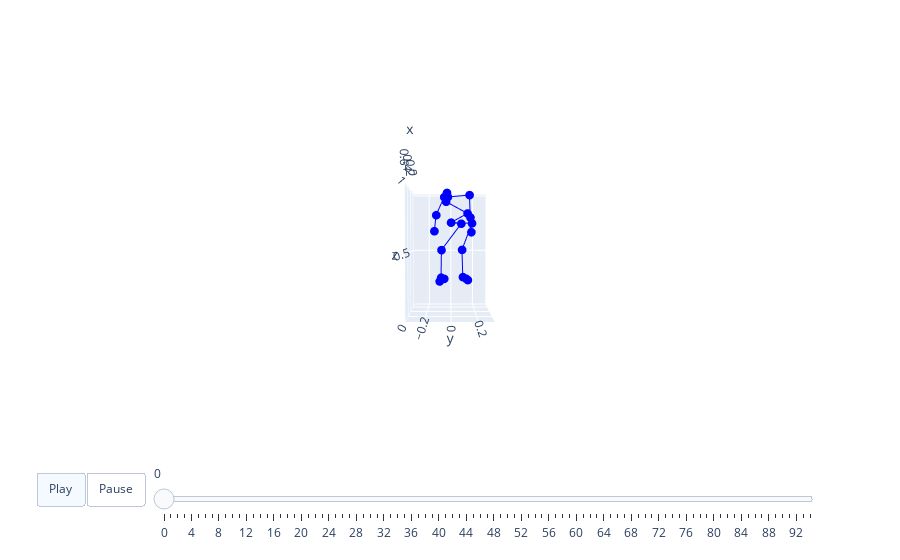

Notebook cell for this chart:
### Code cell
caption, motions, m_lens = next(iter(train_loader))
# trainer.encoder.eval()
# text_emb = trainer.textEncoder(caption[-1:], cond_mask_prob=0)
# text_emb = text_emb.view(text_emb.shape[0], -1, generator_dim)
# gen_indices = generate_samples(transformer, opt.device, text_emb, steps=m_lens[-1])
# x = get_model(trainer.quantize).embedding(gen_indices.reshape(-1))
# x = x.reshape(*gen_indices.shape, -1)
# x = trainer.decoder(x)

text_emb = trainer.textEncoder(caption[-1:], cond_mask_prob=0)
text_emb = text_emb.view(text_emb.shape[0], -1, generator_dim)
gen_indices = generate_samples(trainer.encoder, opt.device, text_emb, steps=m_lens[-1])
x = get_model(trainer.quantize).embedding(gen_indices.reshape(-1))
x = x.reshape(*gen_indices.shape, -1)
x = trainer.decoder(x)

# x = trainer.generate_batch(caption[-2:], None, None)
x = x[0].detach().cpu().numpy()
visualize_2motions(x, std, mean, opt.dataset_name, x.shape[0])

### Figure 1 — Plotly figure (JSON) as saved in the notebook; plotly's stock layout.template omitted (floating-point values rounded to 4 significant figures)
{"data": [{"marker": {"color": "blue", "size": 3}, "mode": "lines+markers", "name": "Nodes0", "type": "scatter3d", "x": [0, 0.06435, null, 0.06435, -0.009926, null, -0.009926, -0.05366, null, -0.05366, -0.02568, null, -0.02568, 0.03578, null, 0, 0.1035, null, 0.1035, 0.03472, null, 0.03472, -0.03174, null, -0.03174, -0.007074, null, -0.007074, 0.03694, null, 0, 0.09574, null, 0.09574, -0.05012, null, -0.05012, -0.05924, null, -0.05924, 0.01133, null, -0.05924, -0.00766, null, -0.00766, -0.1012, null, -0.1012, -0.1155, null, -0.05924, -0.01681, null, -0.01681, -0.08055, null, -0.08055, -0.09988, null], "y": [0, 0.08854, null, 0.08854, -0.08518, null, -0.08518, -0.08926, null, -0.08926, -0.06123, null, -0.06123, -0.1002, null, 0, 0.1794, null, 0.1794, 0.09677, null, 0.09677, 0.1065, null, 0.1065, 0.1342, null, 0.1342, 0.1473, null, 0, 0.1415, null, 0.1415, -0.04437, null, -0.04437, -0.02896, null, -0.02896, -0.0361, null, -0.02896, -0.06051, null, -0.06051, -0.135, null, -0.135, -0.1526, null, -0.02896, 0.1641, null, 0.1641, 0.1756, null, 0.1756, 0.1855, null], "z": [0.749, 0.7368, null, 0.7368, 0.5051, null, 0.5051, 0.2548, null, 0.2548, 0.2471, null, 0.2471, 0.231, null, 0.749, 0.7385, null, 0.7385, 0.509, null, 0.509, 0.2621, null, 0.2621, 0.2502, null, 0.2502, 0.243, null, 0.749, 0.8235, null, 0.8235, 0.9386, null, 0.9386, 0.9813, null, 0.9813, 1.01, null, 0.9813, 0.9746, null, 0.9746, 0.8216, null, 0.8216, 0.6757, null, 0.9813, 0.9936, null, 0.9936, 0.7986, null, 0.7986, 0.666, null]}, {"marker": {"color": "red", "size": 3}, "mode": "lines+markers", "name": "Nodes1", "type": "scatter3d", "x": [], "y": [], "z": []}], "layout": {"scene": {"aspectmode": "manual", "aspectratio": {"x": 0.7409, "y": 0.6554, "z": 1.015}, "camera": {"eye": {"x": 3, "y": 0, "z": 0.1}}, "xaxis": {"range": [-0.1367, 0.6042]}, "yaxis": {"range": [-0.3361, 0.3193]}, "zaxis": {"range": [-0.002413, 1.013]}}, "sliders": [{"len": 0.9, "pad": {"b": 10, "t": 60}, "steps": [{"args": [["frame0"], {"frame": {"duration": 0}, "fromcurrent": true, "mode": "immediate", "transition": {"duration": 0, "easing": "linear"}}], "label": "0", "method": "animate"}, {"args": [["frame1"], {"frame": {"duration": 0}, "fromcurrent": true, "mode": "immediate", "transition": {"duration": 0, "easing": "linear"}}], "label": "1", "method": "animate"}, {"args": [["frame2"], {"frame": {"duration": 0}, "fromcurrent": true, "mode": "immediate", "transition": {"duration": 0, "easing": "linear"}}], "label": "2", "method": "animate"}, {"args": [["frame3"], {"frame": {"duration": 0}, "fromcurrent": true, "mode": "immediate", "transition": {"duration": 0, "easing": "linear"}}], "label": "3", "method": "animate"}, {"args": [["frame4"], {"frame": {"duration": 0}, "fromcurrent": true, "mode": "immediate", "transition": {"duration": 0, "easing": "linear"}}], "label": "4", "method": "animate"}, {"args": [["frame5"], {"frame": {"duration": 0}, "fromcurrent": true, "mode": "immediate", "transition": {"duration": 0, "easing": "linear"}}], "label": "5", "method": "animate"}, {"args": [["frame6"], {"frame": {"duration": 0}, "fromcurrent": true, "mode": "immediate", "transition": {"duration": 0, "easing": "linear"}}], "label": "6", "method": "animate"}, {"args": [["frame7"], {"frame": {"duration": 0}, "fromcurrent": true, "mode": "immediate", "transition": {"duration": 0, "easing": "linear"}}], "label": "7", "method": "animate"}, {"args": [["frame8"], {"frame": {"duration": 0}, "fromcurrent": true, "mode": "immediate", "transition": {"duration": 0, "easing": "linear"}}], "label": "8", "method": "animate"}, {"args": [["frame9"], {"frame": {"duration": 0}, "fromcurrent": true, "mode": "immediate", "transition": {"duration": 0, "easing": "linear"}}], "label": "9", "method": "animate"}, {"args": [["frame10"], {"frame": {"duration": 0}, "fromcurrent": true, "mode": "immediate", "transition": {"duration": 0, "easing": "linear"}}], "label": "10", "method": "animate"}, {"args": [["frame11"], {"frame": {"duration": 0}, "fromcurrent": true, "mode": "immediate", "transition": {"duration": 0, "easing": "linear"}}], "label": "11", "method": "animate"}, {"args": [["frame12"], {"frame": {"duration": 0}, "fromcurrent": true, "mode": "immediate", "transition": {"duration": 0, "easing": "linear"}}], "label": "12", "method": "animate"}, {"args": [["frame13"], {"frame": {"duration": 0}, "fromcurrent": true, "mode": "immediate", "transition": {"duration": 0, "easing": "linear"}}], "label": "13", "method": "animate"}, {"args": [["frame14"], {"frame": {"duration": 0}, "fromcurrent": true, "mode": "immediate", "transition": {"duration": 0, "easing": "linear"}}], "label": "14", "method": "animate"}, {"args": [["frame15"], {"frame": {"duration": 0}, "fromcurrent": true, "mode": "immediate", "transition": {"duration": 0, "easing": "linear"}}], "label": "15", "method": "animate"}, {"args": [["frame16"], {"frame": {"duration": 0}, "fromcurrent": true, "mode": "immediate", "transition": {"duration": 0, "easing": "linear"}}], "label": "16", "method": "animate"}, {"args": [["frame17"], {"frame": {"duration": 0}, "fromcurrent": true, "mode": "immediate", "transition": {"duration": 0, "easing": "linear"}}], "label": "17", "method": "animate"}, {"args": [["frame18"], {"frame": {"duration": 0}, "fromcurrent": true, "mode": "immediate", "transition": {"duration": 0, "easing": "linear"}}], "label": "18", "method": "animate"}, {"args": [["frame19"], {"frame": {"duration": 0}, "fromcurrent": true, "mode": "immediate", "transition": {"duration": 0, "easing": "linear"}}], "label": "19", "method": "animate"}, {"args": [["frame20"], {"frame": {"duration": 0}, "fromcurrent": true, "mode": "immediate", "transition": {"duration": 0, "easing": "linear"}}], "label": "20", "method": "animate"}, {"args": [["frame21"], {"frame": {"duration": 0}, "fromcurrent": true, "mode": "immediate", "transition": {"duration": 0, "easing": "linear"}}], "label": "21", "method": "animate"}, {"args": [["frame22"], {"frame": {"duration": 0}, "fromcurrent": true, "mode": "immediate", "transition": {"duration": 0, "easing": "linear"}}], "label": "22", "method": "animate"}, {"args": [["frame23"], {"frame": {"duration": 0}, "fromcurrent": true, "mode": "immediate", "transition": {"duration": 0, "easing": "linear"}}], "label": "23", "method": "animate"}, {"args": [["frame24"], {"frame": {"duration": 0}, "fromcurrent": true, "mode": "immediate", "transition": {"duration": 0, "easing": "linear"}}], "label": "24", "method": "animate"}, {"args": [["frame25"], {"frame": {"duration": 0}, "fromcurrent": true, "mode": "immediate", "transition": {"duration": 0, "easing": "linear"}}], "label": "25", "method": "animate"}, {"args": [["frame26"], {"frame": {"duration": 0}, "fromcurrent": true, "mode": "immediate", "transition": {"duration": 0, "easing": "linear"}}], "label": "26", "method": "animate"}, {"args": [["frame27"], {"frame": {"duration": 0}, "fromcurrent": true, "mode": "immediate", "transition": {"duration": 0, "easing": "linear"}}], "label": "27", "method": "animate"}, {"args": [["frame28"], {"frame": {"duration": 0}, "fromcurrent": true, "mode": "immediate", "transition": {"duration": 0, "easing": "linear"}}], "label": "28", "method": "animate"}, {"args": [["frame29"], {"frame": {"duration": 0}, "fromcurrent": true, "mode": "immediate", "transition": {"duration": 0, "easing": "linear"}}], "label": "29", "method": "animate"}, {"args": [["frame30"], {"frame": {"duration": 0}, "fromcurrent": true, "mode": "immediate", "transition": {"duration": 0, "easing": "linear"}}], "label": "30", "method": "animate"}, {"args": [["frame31"], {"frame": {"duration": 0}, "fromcurrent": true, "mode": "immediate", "transition": {"duration": 0, "easing": "linear"}}], "label": "31", "method": "animate"}, {"args": [["frame32"], {"frame": {"duration": 0}, "fromcurrent": true, "mode": "immediate", "transition": {"duration": 0, "easing": "linear"}}], "label": "32", "method": "animate"}, {"args": [["frame33"], {"frame": {"duration": 0}, "fromcurrent": true, "mode": "immediate", "transition": {"duration": 0, "easing": "linear"}}], "label": "33", "method": "animate"}, {"args": [["frame34"], {"frame": {"duration": 0}, "fromcurrent": true, "mode": "immediate", "transition": {"duration": 0, "easing": "linear"}}], "label": "34", "method": "animate"}, {"args": [["frame35"], {"frame": {"duration": 0}, "fromcurrent": true, "mode": "immediate", "transition": {"duration": 0, "easing": "linear"}}], "label": "35", "method": "animate"}, {"args": [["frame36"], {"frame": {"duration": 0}, "fromcurrent": true, "mode": "immediate", "transition": {"duration": 0, "easing": "linear"}}], "label": "36", "method": "animate"}, {"args": [["frame37"], {"frame": {"duration": 0}, "fromcurrent": true, "mode": "immediate", "transition": {"duration": 0, "easing": "linear"}}], "label": "37", "method": "animate"}, {"args": [["frame38"], {"frame": {"duration": 0}, "fromcurrent": true, "mode": "immediate", "transition": {"duration": 0, "easing": "linear"}}], "label": "38", "method": "animate"}, {"args": [["frame39"], {"frame": {"duration": 0}, "fromcurrent": true, "mode": "immediate", "transition": {"duration": 0, "easing": "linear"}}], "label": "39", "method": "animate"}, {"args": [["frame40"], {"frame": {"duration": 0}, "fromcurrent": true, "mode": "immediate", "transition": {"duration": 0, "easing": "linear"}}], "label": "40", "method": "animate"}, {"args": [["frame41"], {"frame": {"duration": 0}, "fromcurrent": true, "mode": "immediate", "transition": {"duration": 0, "easing": "linear"}}], "label": "41", "method": "animate"}, {"args": [["frame42"], {"frame": {"duration": 0}, "fromcurrent": true, "mode": "immediate", "transition": {"duration": 0, "easing": "linear"}}], "label": "42", "method": "animate"}, {"args": [["frame43"], {"frame": {"duration": 0}, "fromcurrent": true, "mode": "immediate", "transition": {"duration": 0, "easing": "linear"}}], "label": "43", "method": "animate"}, {"args": [["frame44"], {"frame": {"duration": 0}, "fromcurrent": true, "mode": "immediate", "transition": {"duration": 0, "easing": "linear"}}], "label": "44", "method": "animate"}, {"args": [["frame45"], {"frame": {"duration": 0}, "fromcurrent": true, "mode": "immediate", "transition": {"duration": 0, "easing": "linear"}}], "label": "45", "method": "animate"}, {"args": [["frame46"], {"frame": {"duration": 0}, "fromcurrent": true, "mode": "immediate", "transition": {"duration": 0, "easing": "linear"}}], "label": "46", "method": "animate"}, {"args": [["frame47"], {"frame": {"duration": 0}, "fromcurrent": true, "mode": "immediate", "transition": {"duration": 0, "easing": "linear"}}], "label": "47", "method": "animate"}, {"args": [["frame48"], {"frame": {"duration": 0}, "fromcurrent": true, "mode": "immediate", "transition": {"duration": 0, "easing": "linear"}}], "label": "48", "method": "animate"}, {"args": [["frame49"], {"frame": {"duration": 0}, "fromcurrent": true, "mode": "immediate", "transition": {"duration": 0, "easing": "linear"}}], "label": "49", "method": "animate"}, {"args": [["frame50"], {"frame": {"duration": 0}, "fromcurrent": true, "mode": "immediate", "transition": {"duration": 0, "easing": "linear"}}], "label": "50", "method": "animate"}, {"args": [["frame51"], {"frame": {"duration": 0}, "fromcurrent": true, "mode": "immediate", "transition": {"duration": 0, "easing": "linear"}}], "label": "51", "method": "animate"}, {"args": [["frame52"], {"frame": {"duration": 0}, "fromcurrent": true, "mode": "immediate", "transition": {"duration": 0, "easing": "linear"}}], "label": "52", "method": "animate"}, {"args": [["frame53"], {"frame": {"duration": 0}, "fromcurrent": true, "mode": "immediate", "transition": {"duration": 0, "easing": "linear"}}], "label": "53", "method": "animate"}, {"args": [["frame54"], {"frame": {"duration": 0}, "fromcurrent": true, "mode": "immediate", "transition": {"duration": 0, "easing": "linear"}}], "label": "54", "method": "animate"}, {"args": [["frame55"], {"frame": {"duration": 0}, "fromcurrent": true, "mode": "immediate", "transition": {"duration": 0, "easing": "linear"}}], "label": "55", "method": "animate"}, {"args": [["frame56"], {"frame": {"duration": 0}, "fromcurrent": true, "mode": "immediate", "transition": {"duration": 0, "easing": "linear"}}], "label": "56", "method": "animate"}, {"args": [["frame57"], {"frame": {"duration": 0}, "fromcurrent": true, "mode": "immediate", "transition": {"duration": 0, "easing": "linear"}}], "label": "57", "method": "animate"}, {"args": [["frame58"], {"frame": {"duration": 0}, "fromcurrent": true, "mode": "immediate", "transition": {"duration": 0, "easing": "linear"}}], "label": "58", "method": "animate"}, {"args": [["frame59"], {"frame": {"duration": 0}, "fromcurrent": true, "mode": "immediate", "transition": {"duration": 0, "easing": "linear"}}], "label": "59", "method": "animate"}, {"args": [["frame60"], {"frame": {"duration": 0}, "fromcurrent": true, "mode": "immediate", "transition": {"duration": 0, "easing": "linear"}}], "label": "60", "method": "animate"}, {"args": [["frame61"], {"frame": {"duration": 0}, "fromcurrent": true, "mode": "immediate", "transition": {"duration": 0, "easing": "linear"}}], "label": "61", "method": "animate"}, {"args": [["frame62"], {"frame": {"duration": 0}, "fromcurrent": true, "mode": "immediate", "transition": {"duration": 0, "easing": "linear"}}], "label": "62", "method": "animate"}, {"args": [["frame63"], {"frame": {"duration": 0}, "fromcurrent": true, "mode": "immediate", "transition": {"duration": 0, "easing": "linear"}}], "label": "63", "method": "animate"}, {"args": [["frame64"], {"frame": {"duration": 0}, "fromcurrent": true, "mode": "immediate", "transition": {"duration": 0, "easing": "linear"}}], "label": "64", "method": "animate"}, {"args": [["frame65"], {"frame": {"duration": 0}, "fromcurrent": true, "mode": "immediate", "transition": {"duration": 0, "easing": "linear"}}], "label": "65", "method": "animate"}, {"args": [["frame66"], {"frame": {"duration": 0}, "fromcurrent": true, "mode": "immediate", "transition": {"duration": 0, "easing": "linear"}}], "label": "66", "method": "animate"}, {"args": [["frame67"], {"frame": {"duration": 0}, "fromcurrent": true, "mode": "immediate", "transition": {"duration": 0, "easing": "linear"}}], "label": "67", "method": "animate"}, {"args": [["frame68"], {"frame": {"duration": 0}, "fromcurrent": true, "mode": "immediate", "transition": {"duration": 0, "easing": "linear"}}], "label": "68", "method": "animate"}, {"args": [["frame69"], {"frame": {"duration": 0}, "fromcurrent": true, "mode": "immediate", "transition": {"duration": 0, "easing": "linear"}}], "label": "69", "method": "animate"}, {"args": [["frame70"], {"frame": {"duration": 0}, "fromcurrent": true, "mode": "immediate", "transition": {"duration": 0, "easing": "linear"}}], "label": "70", "method": "animate"}, {"args": [["frame71"], {"frame": {"duration": 0}, "fromcurrent": true, "mode": "immediate", "transition": {"duration": 0, "easing": "linear"}}], "label": "71", "method": "animate"}, {"args": [["frame72"], {"frame": {"duration": 0}, "fromcurrent": true, "mode": "immediate", "transition": {"duration": 0, "easing": "linear"}}], "label": "72", "method": "animate"}, {"args": [["frame73"], {"frame": {"duration": 0}, "fromcurrent": true, "mode": "immediate", "transition": {"duration": 0, "easing": "linear"}}], "label": "73", "method": "animate"}, {"args": [["frame74"], {"frame": {"duration": 0}, "fromcurrent": true, "mode": "immediate", "transition": {"duration": 0, "easing": "linear"}}], "label": "74", "method": "animate"}, {"args": [["frame75"], {"frame": {"duration": 0}, "fromcurrent": true, "mode": "immediate", "transition": {"duration": 0, "easing": "linear"}}], "label": "75", "method": "animate"}, {"args": [["frame76"], {"frame": {"duration": 0}, "fromcurrent": true, "mode": "immediate", "transition": {"duration": 0, "easing": "linear"}}], "label": "76", "method": "animate"}, {"args": [["frame77"], {"frame": {"duration": 0}, "fromcurrent": true, "mode": "immediate", "transition": {"duration": 0, "easing": "linear"}}], "label": "77", "method": "animate"}, {"args": [["frame78"], {"frame": {"duration": 0}, "fromcurrent": true, "mode": "immediate", "transition": {"duration": 0, "easing": "linear"}}], "label": "78", "method": "animate"}, {"args": [["frame79"], {"frame": {"duration": 0}, "fromcurrent": true, "mode": "immediate", "transition": {"duration": 0, "easing": "linear"}}], "label": "79", "method": "animate"}, {"args": [["frame80"], {"frame": {"duration": 0}, "fromcurrent": true, "mode": "immediate", "transition": {"duration": 0, "easing": "linear"}}], "label": "80", "method": "animate"}, {"args": [["frame81"], {"frame": {"duration": 0}, "fromcurrent": true, "mode": "immediate", "transition": {"duration": 0, "easing": "linear"}}], "label": "81", "method": "animate"}, {"args": [["frame82"], {"frame": {"duration": 0}, "fromcurrent": true, "mode": "immediate", "transition": {"duration": 0, "easing": "linear"}}], "label": "82", "method": "animate"}, {"args": [["frame83"], {"frame": {"duration": 0}, "fromcurrent": true, "mode": "immediate", "transition": {"duration": 0, "easing": "linear"}}], "label": "83", "method": "animate"}, {"args": [["frame84"], {"frame": {"duration": 0}, "fromcurrent": true, "mode": "immediate", "transition": {"duration": 0, "easing": "linear"}}], "label": "84", "method": "animate"}, {"args": [["frame85"], {"frame": {"duration": 0}, "fromcurrent": true, "mode": "immediate", "transition": {"duration": 0, "easing": "linear"}}], "label": "85", "method": "animate"}, {"args": [["frame86"], {"frame": {"duration": 0}, "fromcurrent": true, "mode": "immediate", "transition": {"duration": 0, "easing": "linear"}}], "label": "86", "method": "animate"}, {"args": [["frame87"], {"frame": {"duration": 0}, "fromcurrent": true, "mode": "immediate", "transition": {"duration": 0, "easing": "linear"}}], "label": "87", "method": "animate"}, {"args": [["frame88"], {"frame": {"duration": 0}, "fromcurrent": true, "mode": "immediate", "transition": {"duration": 0, "easing": "linear"}}], "label": "88", "method": "animate"}, {"args": [["frame89"], {"frame": {"duration": 0}, "fromcurrent": true, "mode": "immediate", "transition": {"duration": 0, "easing": "linear"}}], "label": "89", "method": "animate"}, {"args": [["frame90"], {"frame": {"duration": 0}, "fromcurrent": true, "mode": "immediate", "transition": {"duration": 0, "easing": "linear"}}], "label": "90", "method": "animate"}, {"args": [["frame91"], {"frame": {"duration": 0}, "fromcurrent": true, "mode": "immediate", "transition": {"duration": 0, "easing": "linear"}}], "label": "91", "method": "animate"}, {"args": [["frame92"], {"frame": {"duration": 0}, "fromcurrent": true, "mode": "immediate", "transition": {"duration": 0, "easing": "linear"}}], "label": "92", "method": "animate"}, {"args": [["frame93"], {"frame": {"duration": 0}, "fromcurrent": true, "mode": "immediate", "transition": {"duration": 0, "easing": "linear"}}], "label": "93", "method": "animate"}, {"args": [["frame94"], {"frame": {"duration": 0}, "fromcurrent": true, "mode": "immediate", "transition": {"duration": 0, "easing": "linear"}}], "label": "94", "method": "animate"}], "x": 0.1, "y": 0}], "updatemenus": [{"buttons": [{"args": [null, {"frame": {"duration": 40}, "fromcurrent": true, "mode": "immediate", "transition": {"duration": 40, "easing": "linear"}}], "label": "Play", "method": "animate"}, {"args": [[null], {"frame": {"duration": 0}, "fromcurrent": true, "mode": "immediate", "transition": {"duration": 0, "easing": "linear"}}], "label": "Pause", "method": "animate"}], "direction": "left", "pad": {"r": 10, "t": 70}, "type": "buttons", "x": 0.1, "y": 0}]}}
